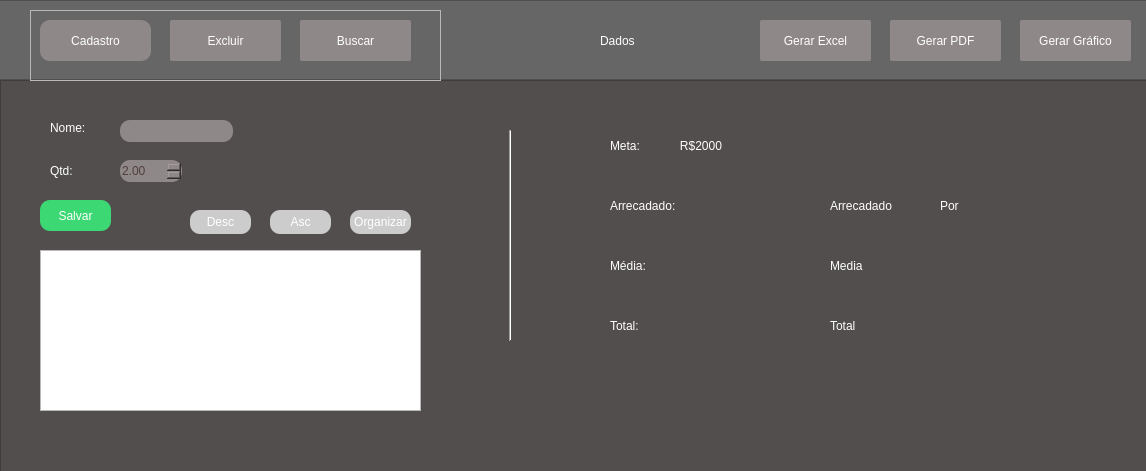
<?xml version="1.0" encoding="UTF-8"?>
<ui version="4.0">
 <class>MainWindow</class>
 <widget class="QMainWindow" name="MainWindow">
  <property name="geometry">
   <rect>
    <x>0</x>
    <y>0</y>
    <width>1146</width>
    <height>471</height>
   </rect>
  </property>
  <property name="sizePolicy">
   <sizepolicy hsizetype="Preferred" vsizetype="Preferred">
    <horstretch>0</horstretch>
    <verstretch>0</verstretch>
   </sizepolicy>
  </property>
  <property name="windowTitle">
   <string>MainWindow</string>
  </property>
  <widget class="QWidget" name="centralwidget">
   <widget class="QFrame" name="frame">
    <property name="geometry">
     <rect>
      <x>30</x>
      <y>10</y>
      <width>411</width>
      <height>71</height>
     </rect>
    </property>
    <property name="sizePolicy">
     <sizepolicy hsizetype="MinimumExpanding" vsizetype="MinimumExpanding">
      <horstretch>0</horstretch>
      <verstretch>0</verstretch>
     </sizepolicy>
    </property>
    <property name="minimumSize">
     <size>
      <width>10</width>
      <height>20</height>
     </size>
    </property>
    <property name="frameShape">
     <enum>QFrame::StyledPanel</enum>
    </property>
    <property name="frameShadow">
     <enum>QFrame::Raised</enum>
    </property>
    <widget class="QPushButton" name="cadastroPage">
     <property name="geometry">
      <rect>
       <x>10</x>
       <y>10</y>
       <width>111</width>
       <height>41</height>
      </rect>
     </property>
     <property name="sizePolicy">
      <sizepolicy hsizetype="Preferred" vsizetype="Preferred">
       <horstretch>0</horstretch>
       <verstretch>0</verstretch>
      </sizepolicy>
     </property>
     <property name="minimumSize">
      <size>
       <width>10</width>
       <height>10</height>
      </size>
     </property>
     <property name="cursor">
      <cursorShape>PointingHandCursor</cursorShape>
     </property>
     <property name="styleSheet">
      <string notr="true">QPushButton {
border-radius: 10px;
color: white;
background-color: #8F8888;
}
QPushButton:pressed {
background-color: lightblue;
}
</string>
     </property>
     <property name="text">
      <string>Cadastro</string>
     </property>
    </widget>
    <widget class="QPushButton" name="excluirPage">
     <property name="geometry">
      <rect>
       <x>140</x>
       <y>10</y>
       <width>111</width>
       <height>41</height>
      </rect>
     </property>
     <property name="cursor">
      <cursorShape>PointingHandCursor</cursorShape>
     </property>
     <property name="styleSheet">
      <string notr="true">QPushButton {
border-radius: 2px;
background-color: #8F8888;
color: white;
}
QPushButton:pressed {
background-color: lightblue;
}</string>
     </property>
     <property name="text">
      <string>Excluir</string>
     </property>
    </widget>
    <widget class="QPushButton" name="buscarPage">
     <property name="geometry">
      <rect>
       <x>270</x>
       <y>10</y>
       <width>111</width>
       <height>41</height>
      </rect>
     </property>
     <property name="cursor">
      <cursorShape>PointingHandCursor</cursorShape>
     </property>
     <property name="styleSheet">
      <string notr="true">QPushButton {
border-radius: 2px;
background-color: #8F8888;
color: white;
}
QPushButton:pressed {
background-color: lightblue;
}</string>
     </property>
     <property name="text">
      <string>Buscar</string>
     </property>
    </widget>
   </widget>
   <widget class="QStackedWidget" name="Pages">
    <property name="geometry">
     <rect>
      <x>30</x>
      <y>100</y>
      <width>421</width>
      <height>151</height>
     </rect>
    </property>
    <property name="currentIndex">
     <number>0</number>
    </property>
    <widget class="QWidget" name="page">
     <widget class="QLabel" name="label">
      <property name="geometry">
       <rect>
        <x>20</x>
        <y>20</y>
        <width>49</width>
        <height>16</height>
       </rect>
      </property>
      <property name="styleSheet">
       <string notr="true">color: white;
font: 12pt &quot;Segoe UI&quot;;</string>
      </property>
      <property name="text">
       <string>Nome:</string>
      </property>
     </widget>
     <widget class="QLabel" name="label_2">
      <property name="geometry">
       <rect>
        <x>20</x>
        <y>60</y>
        <width>41</width>
        <height>21</height>
       </rect>
      </property>
      <property name="styleSheet">
       <string notr="true">color: white;
font: 12pt &quot;Segoe UI&quot;;</string>
      </property>
      <property name="text">
       <string>Qtd:</string>
      </property>
     </widget>
     <widget class="QPushButton" name="salvar">
      <property name="geometry">
       <rect>
        <x>10</x>
        <y>100</y>
        <width>71</width>
        <height>31</height>
       </rect>
      </property>
      <property name="cursor">
       <cursorShape>PointingHandCursor</cursorShape>
      </property>
      <property name="styleSheet">
       <string notr="true">QPushButton {
border-radius: 10px;
background-color: #3CD873;
color: white;
}
QPushButton:pressed {
background-color: lightblue;
}</string>
      </property>
      <property name="text">
       <string>Salvar</string>
      </property>
      <property name="shortcut">
       <string>Return</string>
      </property>
     </widget>
     <widget class="QPushButton" name="desc">
      <property name="geometry">
       <rect>
        <x>160</x>
        <y>110</y>
        <width>61</width>
        <height>24</height>
       </rect>
      </property>
      <property name="cursor">
       <cursorShape>PointingHandCursor</cursorShape>
      </property>
      <property name="styleSheet">
       <string notr="true">QPushButton {
border-radius: 10px;
background-color: #CCCCCC;
color: white;
}
QPushButton:pressed {
background-color: lightblue;
}</string>
      </property>
      <property name="text">
       <string>Desc</string>
      </property>
      <property name="autoDefault">
       <bool>true</bool>
      </property>
      <property name="default">
       <bool>false</bool>
      </property>
      <property name="flat">
       <bool>false</bool>
      </property>
     </widget>
     <widget class="QPushButton" name="asc">
      <property name="geometry">
       <rect>
        <x>240</x>
        <y>110</y>
        <width>61</width>
        <height>24</height>
       </rect>
      </property>
      <property name="cursor">
       <cursorShape>PointingHandCursor</cursorShape>
      </property>
      <property name="styleSheet">
       <string notr="true">QPushButton {
border-radius: 10px;
background-color: #CCCCCC;
color: white;
}
QPushButton:pressed {
background-color: lightblue;
}</string>
      </property>
      <property name="text">
       <string>Asc</string>
      </property>
     </widget>
     <widget class="QPushButton" name="organizar">
      <property name="geometry">
       <rect>
        <x>320</x>
        <y>110</y>
        <width>61</width>
        <height>24</height>
       </rect>
      </property>
      <property name="cursor">
       <cursorShape>PointingHandCursor</cursorShape>
      </property>
      <property name="styleSheet">
       <string notr="true">QPushButton {
border-radius: 10px;
background-color: #CCCCCC;
color: white;
}
QPushButton:pressed {
background-color: lightblue;
}</string>
      </property>
      <property name="text">
       <string>Organizar</string>
      </property>
     </widget>
     <widget class="QLineEdit" name="nomeIn">
      <property name="geometry">
       <rect>
        <x>90</x>
        <y>20</y>
        <width>113</width>
        <height>22</height>
       </rect>
      </property>
      <property name="styleSheet">
       <string notr="true">QLineEdit {
border-radius: 10px;
border-style: none;
background-color: #8F8888;
color: #523E3E;
}</string>
      </property>
     </widget>
     <widget class="QDoubleSpinBox" name="qtdIn">
      <property name="geometry">
       <rect>
        <x>90</x>
        <y>60</y>
        <width>62</width>
        <height>22</height>
       </rect>
      </property>
      <property name="styleSheet">
       <string notr="true">QDoubleSpinBox {
border-radius: 10px;
border-style: none;
background-color: #8F8888;
color: #523E3E;
}</string>
      </property>
      <property name="wrapping">
       <bool>false</bool>
      </property>
      <property name="value">
       <double>2.000000000000000</double>
      </property>
     </widget>
    </widget>
    <widget class="QWidget" name="page_2">
     <widget class="QLabel" name="label_3">
      <property name="geometry">
       <rect>
        <x>40</x>
        <y>20</y>
        <width>31</width>
        <height>21</height>
       </rect>
      </property>
      <property name="styleSheet">
       <string notr="true">font: 12pt &quot;Segoe UI&quot;;
color: white;</string>
      </property>
      <property name="text">
       <string>ID:</string>
      </property>
     </widget>
     <widget class="QLineEdit" name="idIn">
      <property name="geometry">
       <rect>
        <x>90</x>
        <y>20</y>
        <width>113</width>
        <height>22</height>
       </rect>
      </property>
      <property name="styleSheet">
       <string notr="true">QLineEdit {
border-radius: 10px;
background-color: #B2CDE2;
color: #523E3E;
}</string>
      </property>
     </widget>
     <widget class="QPushButton" name="excluir">
      <property name="geometry">
       <rect>
        <x>40</x>
        <y>60</y>
        <width>71</width>
        <height>31</height>
       </rect>
      </property>
      <property name="styleSheet">
       <string notr="true">QPushButton {
border-radius: 10px;
background-color: #F26A1D;
color: white;
}
QPushButton:pressed {
background-color: lightblue;
}</string>
      </property>
      <property name="text">
       <string>Excluir</string>
      </property>
     </widget>
     <widget class="QPushButton" name="excluirTudo">
      <property name="geometry">
       <rect>
        <x>130</x>
        <y>60</y>
        <width>71</width>
        <height>31</height>
       </rect>
      </property>
      <property name="styleSheet">
       <string notr="true">QPushButton {
border-radius: 10px;
background-color: #F26A1D;
color: white;
}
QPushButton:pressed {
background-color: lightblue;
}</string>
      </property>
      <property name="text">
       <string>Excluir tudo</string>
      </property>
     </widget>
    </widget>
    <widget class="QWidget" name="page_3">
     <widget class="QLabel" name="label_4">
      <property name="geometry">
       <rect>
        <x>20</x>
        <y>20</y>
        <width>49</width>
        <height>16</height>
       </rect>
      </property>
      <property name="styleSheet">
       <string notr="true">font: 12pt &quot;Segoe UI&quot;;
color: white;</string>
      </property>
      <property name="text">
       <string>Nome:</string>
      </property>
     </widget>
     <widget class="QLineEdit" name="nomeBuscarIn">
      <property name="geometry">
       <rect>
        <x>90</x>
        <y>20</y>
        <width>113</width>
        <height>22</height>
       </rect>
      </property>
      <property name="styleSheet">
       <string notr="true">QLineEdit {
border-radius: 10px;
background-color: #B2CDE2;
color: #523E3E;
}</string>
      </property>
     </widget>
     <widget class="QPushButton" name="buscar">
      <property name="geometry">
       <rect>
        <x>20</x>
        <y>60</y>
        <width>71</width>
        <height>31</height>
       </rect>
      </property>
      <property name="cursor">
       <cursorShape>PointingHandCursor</cursorShape>
      </property>
      <property name="styleSheet">
       <string notr="true">QPushButton {
border-radius: 10px;
background-color: #8FA2DA;
color: white;
}
QPushButton:pressed {
background-color: lightblue;
}</string>
      </property>
      <property name="text">
       <string>Buscar</string>
      </property>
      <property name="shortcut">
       <string>Return</string>
      </property>
     </widget>
     <widget class="QLabel" name="doado">
      <property name="geometry">
       <rect>
        <x>100</x>
        <y>100</y>
        <width>311</width>
        <height>31</height>
       </rect>
      </property>
      <property name="styleSheet">
       <string notr="true">color: white;
font: 16pt &quot;Segoe UI&quot;;</string>
      </property>
      <property name="text">
       <string/>
      </property>
     </widget>
     <widget class="QLabel" name="label_6">
      <property name="geometry">
       <rect>
        <x>20</x>
        <y>100</y>
        <width>81</width>
        <height>31</height>
       </rect>
      </property>
      <property name="styleSheet">
       <string notr="true">font: 16pt &quot;Segoe UI&quot;;
color: white;</string>
      </property>
      <property name="text">
       <string>Doado:</string>
      </property>
     </widget>
    </widget>
   </widget>
   <widget class="QFrame" name="frame_2">
    <property name="geometry">
     <rect>
      <x>-10</x>
      <y>0</y>
      <width>1161</width>
      <height>80</height>
     </rect>
    </property>
    <property name="styleSheet">
     <string notr="true">background-color: #666666;</string>
    </property>
    <property name="frameShape">
     <enum>QFrame::StyledPanel</enum>
    </property>
    <property name="frameShadow">
     <enum>QFrame::Raised</enum>
    </property>
    <widget class="QLabel" name="label_5">
     <property name="geometry">
      <rect>
       <x>610</x>
       <y>10</y>
       <width>201</width>
       <height>61</height>
      </rect>
     </property>
     <property name="styleSheet">
      <string notr="true">font: 30pt &quot;Arial&quot;;
color: white;</string>
     </property>
     <property name="text">
      <string>Dados</string>
     </property>
    </widget>
    <widget class="QPushButton" name="gerarExcel">
     <property name="geometry">
      <rect>
       <x>770</x>
       <y>20</y>
       <width>111</width>
       <height>41</height>
      </rect>
     </property>
     <property name="cursor">
      <cursorShape>PointingHandCursor</cursorShape>
     </property>
     <property name="styleSheet">
      <string notr="true">QPushButton {
border-radius: 2px;
background-color: #8F8888;
color: white;
}
QPushButton:pressed {
background-color: lightblue;
}</string>
     </property>
     <property name="text">
      <string>Gerar Excel</string>
     </property>
    </widget>
    <widget class="QPushButton" name="gerarPdf">
     <property name="geometry">
      <rect>
       <x>900</x>
       <y>20</y>
       <width>111</width>
       <height>41</height>
      </rect>
     </property>
     <property name="cursor">
      <cursorShape>PointingHandCursor</cursorShape>
     </property>
     <property name="styleSheet">
      <string notr="true">QPushButton {
border-radius: 2px;
background-color: #8F8888;
color: white;
}
QPushButton:pressed {
background-color: lightblue;
}</string>
     </property>
     <property name="text">
      <string>Gerar PDF</string>
     </property>
    </widget>
    <widget class="QPushButton" name="gerarGrafico">
     <property name="geometry">
      <rect>
       <x>1030</x>
       <y>20</y>
       <width>111</width>
       <height>41</height>
      </rect>
     </property>
     <property name="cursor">
      <cursorShape>PointingHandCursor</cursorShape>
     </property>
     <property name="styleSheet">
      <string notr="true">QPushButton {
border-radius: 2px;
background-color: #8F8888;
color: white;
}
QPushButton:pressed {
background-color: lightblue;
}</string>
     </property>
     <property name="text">
      <string>Gerar Gráfico</string>
     </property>
    </widget>
   </widget>
   <widget class="Line" name="line">
    <property name="geometry">
     <rect>
      <x>480</x>
      <y>130</y>
      <width>61</width>
      <height>211</height>
     </rect>
    </property>
    <property name="orientation">
     <enum>Qt::Vertical</enum>
    </property>
   </widget>
   <widget class="QTableWidget" name="table">
    <property name="geometry">
     <rect>
      <x>40</x>
      <y>250</y>
      <width>381</width>
      <height>161</height>
     </rect>
    </property>
   </widget>
   <widget class="QFrame" name="frame_3">
    <property name="geometry">
     <rect>
      <x>0</x>
      <y>80</y>
      <width>1151</width>
      <height>411</height>
     </rect>
    </property>
    <property name="styleSheet">
     <string notr="true">background-color: #524E4E;</string>
    </property>
    <property name="frameShape">
     <enum>QFrame::StyledPanel</enum>
    </property>
    <property name="frameShadow">
     <enum>QFrame::Raised</enum>
    </property>
    <widget class="QLabel" name="por_4">
     <property name="geometry">
      <rect>
       <x>610</x>
       <y>230</y>
       <width>121</width>
       <height>31</height>
      </rect>
     </property>
     <property name="styleSheet">
      <string notr="true">font: 23pt &quot;Segoe UI&quot;;
color: white;</string>
     </property>
     <property name="text">
      <string>Total:</string>
     </property>
    </widget>
    <widget class="QLabel" name="total">
     <property name="geometry">
      <rect>
       <x>830</x>
       <y>230</y>
       <width>71</width>
       <height>31</height>
      </rect>
     </property>
     <property name="styleSheet">
      <string notr="true">font: 23pt &quot;Segoe UI&quot;;
color: white;</string>
     </property>
     <property name="text">
      <string>Total</string>
     </property>
    </widget>
    <widget class="QLabel" name="por_3">
     <property name="geometry">
      <rect>
       <x>610</x>
       <y>170</y>
       <width>121</width>
       <height>31</height>
      </rect>
     </property>
     <property name="styleSheet">
      <string notr="true">color: white;
font: 23pt &quot;Segoe UI&quot;;</string>
     </property>
     <property name="text">
      <string>Média:</string>
     </property>
    </widget>
    <widget class="QLabel" name="media">
     <property name="geometry">
      <rect>
       <x>830</x>
       <y>170</y>
       <width>91</width>
       <height>31</height>
      </rect>
     </property>
     <property name="styleSheet">
      <string notr="true">color: white;
font: 23pt &quot;Segoe UI&quot;;</string>
     </property>
     <property name="text">
      <string>Media</string>
     </property>
    </widget>
    <widget class="QLabel" name="por_2">
     <property name="geometry">
      <rect>
       <x>610</x>
       <y>110</y>
       <width>181</width>
       <height>31</height>
      </rect>
     </property>
     <property name="styleSheet">
      <string notr="true">font: 23pt &quot;Segoe UI&quot;;
color: white;</string>
     </property>
     <property name="text">
      <string>Arrecadado:</string>
     </property>
    </widget>
    <widget class="QLabel" name="arrecadado">
     <property name="geometry">
      <rect>
       <x>830</x>
       <y>110</y>
       <width>121</width>
       <height>31</height>
      </rect>
     </property>
     <property name="styleSheet">
      <string notr="true">font: 23pt &quot;Segoe UI&quot;;
color: white;</string>
     </property>
     <property name="text">
      <string>Arrecadado</string>
     </property>
    </widget>
    <widget class="QLabel" name="por">
     <property name="geometry">
      <rect>
       <x>940</x>
       <y>110</y>
       <width>121</width>
       <height>31</height>
      </rect>
     </property>
     <property name="styleSheet">
      <string notr="true">color: white;
font: 23pt &quot;Segoe UI&quot;;</string>
     </property>
     <property name="text">
      <string>Por</string>
     </property>
    </widget>
    <widget class="QLabel" name="por_5">
     <property name="geometry">
      <rect>
       <x>610</x>
       <y>50</y>
       <width>291</width>
       <height>31</height>
      </rect>
     </property>
     <property name="styleSheet">
      <string notr="true">color: white;
font: 23pt &quot;Segoe UI&quot;;</string>
     </property>
     <property name="text">
      <string>Meta:            R$2000</string>
     </property>
    </widget>
   </widget>
   <zorder>frame_3</zorder>
   <zorder>frame_2</zorder>
   <zorder>frame</zorder>
   <zorder>Pages</zorder>
   <zorder>line</zorder>
   <zorder>table</zorder>
  </widget>
  <widget class="QMenuBar" name="menubar">
   <property name="geometry">
    <rect>
     <x>0</x>
     <y>0</y>
     <width>1146</width>
     <height>22</height>
    </rect>
   </property>
  </widget>
 </widget>
 <resources/>
 <connections/>
</ui>
